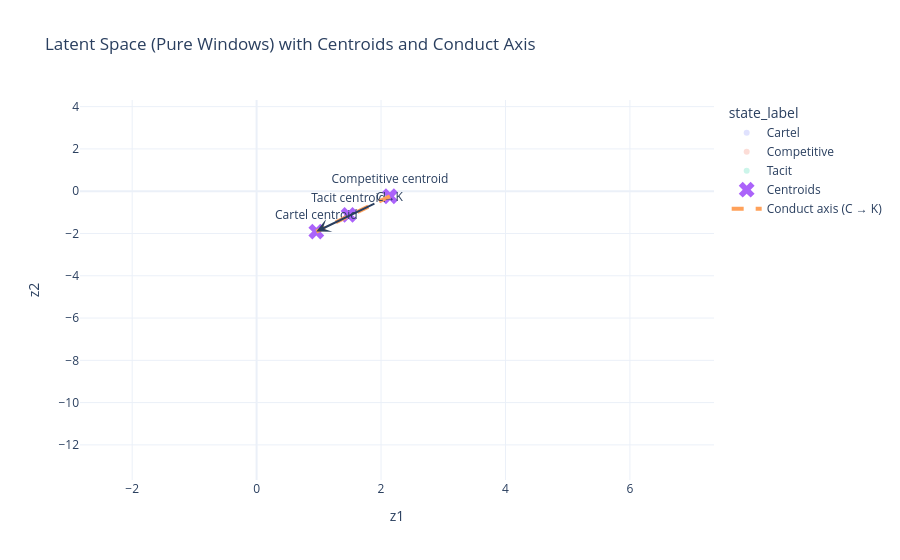

The notebook cell this image was saved under:
### Code cell
fig = px.scatter(
    pure,
    x="z1",
    y="z2",
    color="state_label",
    opacity=0,
    title="Latent Space (Pure Windows) with Centroids and Conduct Axis",
    template="plotly_white"
)

# Add centroid markers
centroids = np.vstack([mu_C, mu_T, mu_K])
centroid_labels = ["Competitive centroid", "Tacit centroid", "Cartel centroid"]

fig.add_trace(go.Scatter(
    x=centroids[:,0],
    y=centroids[:,1],
    mode="markers+text",
    text=centroid_labels,
    textposition="top center",
    marker=dict(size=14, symbol="x"),
    name="Centroids"
))

# Add arrow from mu_C to mu_K
fig.add_trace(go.Scatter(
    x=[mu_C[0], mu_K[0]],
    y=[mu_C[1], mu_K[1]],
    mode="lines",
    line=dict(width=4, dash="dash"),
    name="Conduct axis (C → K)"
))

# Optional: annotate arrow direction
fig.add_annotation(
    x=mu_K[0], y=mu_K[1],
    ax=mu_C[0], ay=mu_C[1],
    xref="x", yref="y", axref="x", ayref="y",
    showarrow=True, arrowhead=3, arrowsize=1.2, arrowwidth=2,
    text="C→K"
)

fig.show()

### Figure 1 — Plotly figure (JSON) as saved in the notebook; plotly's stock layout.template omitted (floating-point values rounded to 4 significant figures; data arrays with more than 128 entries replaced by an {"elided": "..."} marker saying what was removed)
{"data": [{"hovertemplate": "state_label=Cartel<br>z1=%{x}<br>z2=%{y}<extra></extra>", "legendgroup": "Cartel", "marker": {"color": "#636efa", "opacity": 0, "symbol": "circle"}, "mode": "markers", "name": "Cartel", "showlegend": true, "type": "scattergl", "x": {"elided": "9121 float values"}, "xaxis": "x", "y": {"elided": "9121 float values"}, "yaxis": "y"}, {"hovertemplate": "state_label=Competitive<br>z1=%{x}<br>z2=%{y}<extra></extra>", "legendgroup": "Competitive", "marker": {"color": "#EF553B", "opacity": 0, "symbol": "circle"}, "mode": "markers", "name": "Competitive", "showlegend": true, "type": "scattergl", "x": {"elided": "5508 float values"}, "xaxis": "x", "y": {"elided": "5508 float values"}, "yaxis": "y"}, {"hovertemplate": "state_label=Tacit<br>z1=%{x}<br>z2=%{y}<extra></extra>", "legendgroup": "Tacit", "marker": {"color": "#00cc96", "opacity": 0, "symbol": "circle"}, "mode": "markers", "name": "Tacit", "showlegend": true, "type": "scattergl", "x": {"elided": "5380 float values"}, "xaxis": "x", "y": {"elided": "5380 float values"}, "yaxis": "y"}, {"marker": {"size": 14, "symbol": "x"}, "mode": "markers+text", "name": "Centroids", "text": ["Competitive centroid", "Tacit centroid", "Cartel centroid"], "textposition": "top center", "type": "scatter", "x": [2.143, 1.478, 0.9595], "y": [-0.2382, -1.12, -1.912]}, {"line": {"dash": "dash", "width": 4}, "mode": "lines", "name": "Conduct axis (C → K)", "type": "scatter", "x": [2.143, 0.9595], "y": [-0.2382, -1.912]}], "layout": {"annotations": [{"arrowhead": 3, "arrowsize": 1.2, "arrowwidth": 2, "ax": 2.143, "axref": "x", "ay": -0.2382, "ayref": "y", "showarrow": true, "text": "C→K", "x": 0.9595, "xref": "x", "y": -1.912, "yref": "y"}], "legend": {"title": {"text": "state_label"}, "tracegroupgap": 0}, "title": {"text": "Latent Space (Pure Windows) with Centroids and Conduct Axis"}, "xaxis": {"anchor": "y", "domain": [0, 1], "title": {"text": "z1"}}, "yaxis": {"anchor": "x", "domain": [0, 1], "title": {"text": "z2"}}}}
